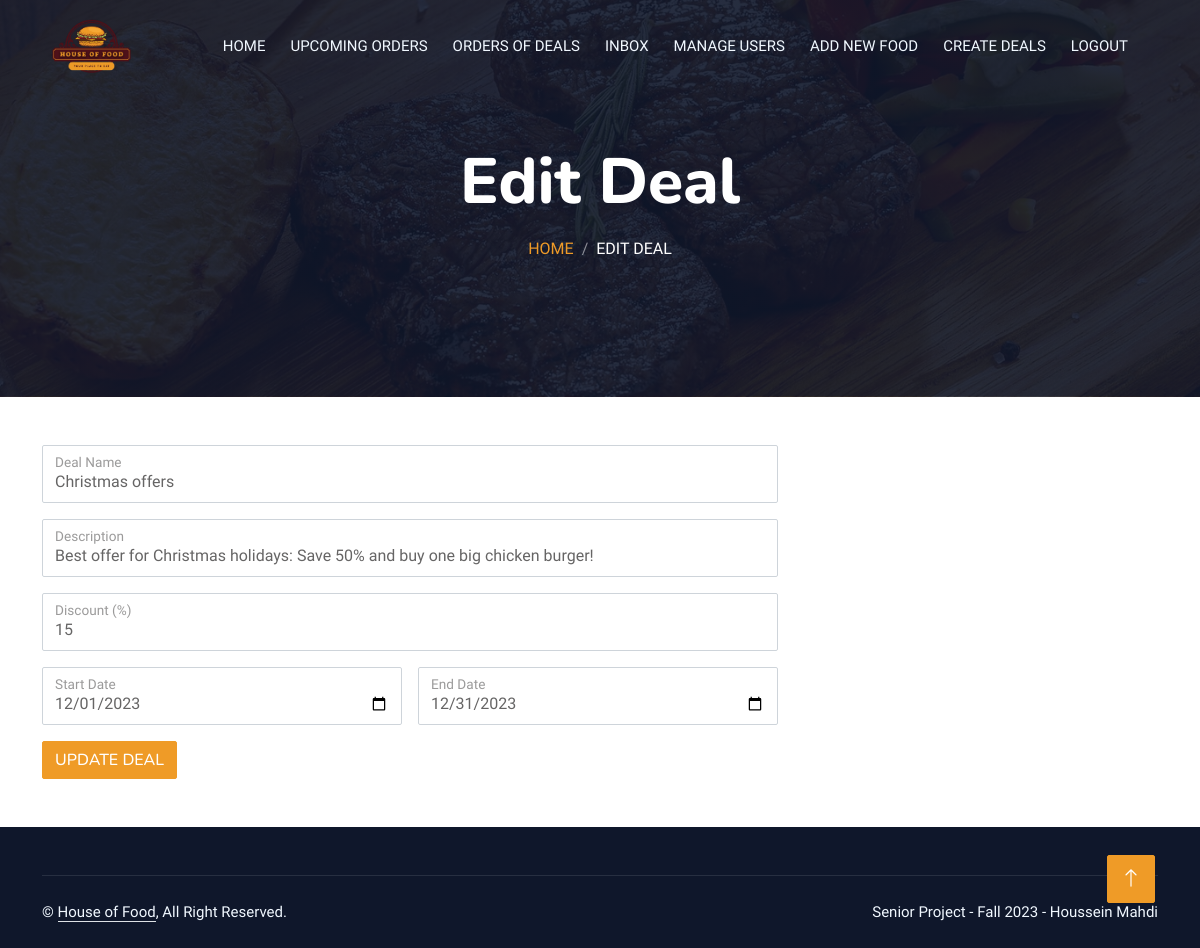
The app's page /admin/edit-deal.php?did=2656342 with its own data.
### tables this page shows
CREATE TABLE IF NOT EXISTS `deals` (
  `dealID` int(11) NOT NULL AUTO_INCREMENT,
  `name` varchar(1000) NOT NULL,
  `foodID` int(11) NOT NULL,
  `discount` int(11) NOT NULL,
  `picture` varchar(1000) NOT NULL,
  `startDate` date NOT NULL,
  `endDate` date NOT NULL,
  `description` text NOT NULL,
  PRIMARY KEY (`dealID`)
);

### admin/edit-deal.php (the view, shortened to what this page needs)
<?php
include "header.php";
$did = $_GET['did'];
?>
<div class="container-xxl py-5 bg-dark hero-header mb-5">
                <div class="container text-center my-5 pt-5 pb-4">
                    <h1 class="display-3 text-white mb-3 animated slideInDown">Edit Deal</h1>
                    <nav aria-label="breadcrumb">
                        <ol class="breadcrumb justify-content-center text-uppercase">
                            <li class="breadcrumb-item"><a href="home.php">Home</a></li>
                            <li class="breadcrumb-item text-white active" aria-current="page">Edit Deal</li>
                        </ol>
                    </nav>
                </div>
            </div>
            <?php
            $result1 = mysqli_query($con,"SELECT * FROM deals where dealID='$did'");
            $row = mysqli_fetch_array($result1);
                                ?>
<div class="contact-from-section mt-150 mb-150">
		<div class="container">
			<div class="row">
				<div class="col-lg-8 mb-5 mb-lg-0">
					<div class="contact-form">
                            <form action="update-deal.php?did=<?php echo $did ?>" method="POST" enctype="multipart/form-data">
                                <div class="row g-3">
                                    <div class="col-md-12">
                                        <div class="form-floating">
                                            <input type="text" class="form-control" id="name" value="<?php echo $row['name']?>"  name="name">
                                            <label for="name">Deal Name</label>
                                        </div>
                                    </div>
                                    <div class="col-12">
                                        <div class="form-floating">
                                            <input type="text" class="form-control" id="subject" value="<?php echo $row['description']?>" name="description">
                                            <label for="subject">Description</label>
                                        </div>
                                    </div>
                                    <div class="col-12">
                                        <div class="form-floating">
                                            <input type="number" class="form-control" id="subject" value="<?php echo $row['discount']?>" name="discount">
                                            <label for="subject">Discount (%)</label>
                                        </div>
                                    </div>
                                    <div class="col-6">
                                        <div class="form-floating">
                                            <input type="date" class="form-control" id="subject" value="<?php echo $row['startDate']?>" name="sDate">
                                            <label for="subject">Start Date</label>
                                        </div>
                                    </div>
                                    <div class="col-6">
                                        <div class="form-floating">
                                            <input type="date" class="form-control" id="subject" value="<?php echo $row['endDate']?>" name="eDate">
                                            <label for="subject">End Date</label>
                                        </div>
                                    </div>
                                    <div class="col-12">
                                        <button class="btn btn-primary" type="submit">Update Deal</button>
                                    </div>
                                </div>
                            </form>
					</div>
				</div>
			</div>
		</div>
	</div>
       <div class="container-fluid bg-dark text-light footer pt-5 mt-5 wow fadeIn" data-wow-delay="0.1s">
         <div class="container">
                <div class="copyright">
                    <div class="row">
                        <div class="col-md-6 text-center text-md-start mb-3 mb-md-0">
                            &copy; <a class="border-bottom" href="home.php">House of Food</a>, All Right Reserved.
                        </div>
                        <div class="col-md-6 text-center text-md-end">
                            <div class="footer-menu">
                                Senior Project - Fall 2023 - Houssein Mahdi
                            </div>
                        </div>
                    </div>
                </div>
            </div>
        </div>
        <a href="#" class="btn btn-lg btn-primary btn-lg-square back-to-top"><i class="bi bi-arrow-up"></i></a>
    </div>
</body>
</html>

### css/s1.css (style rules this page uses)
:root { --primary: #FE9b27; --light: #F1F8FF; --dark: #0F172B; }
.back-to-top { position: fixed; display: none; right: 45px; bottom: 45px; z-index: 99; }
.btn { font-family: 'Nunito', sans-serif; font-weight: 500; text-transform: uppercase; transition: .5s; }
.btn.btn-primary, .btn.btn-secondary { color: #FFFFFF; }
.btn-lg-square { width: 48px; height: 48px; }
.btn-square, .btn-sm-square, .btn-lg-square { padding: 0; display: flex; align-items: center; justify-content: center; font-weight: normal; border-radius: 2px; }
.hero-header { background: linear-gradient(rgba(15, 23, 43, .9), rgba(15, 23, 43, .9)), url(../img/bg-hero.jpg); background-position: center center; background-repeat: no-repeat; background-size: cover; }
.breadcrumb-item + .breadcrumb-item::before { color: rgba(255, 255, 255, .5); }
.footer .copyright { padding: 25px 0; font-size: 15px; border-top: 1px solid rgba(256, 256, 256, .1); }
.footer .copyright a { color: var(--light); }

### records on screen
deals: name "Christmas offers", description "Best offer for Christmas holidays: Save 50% and buy one big chicken burger!", discount "15", sDate "12/01/2023", eDate "12/31/2023"
